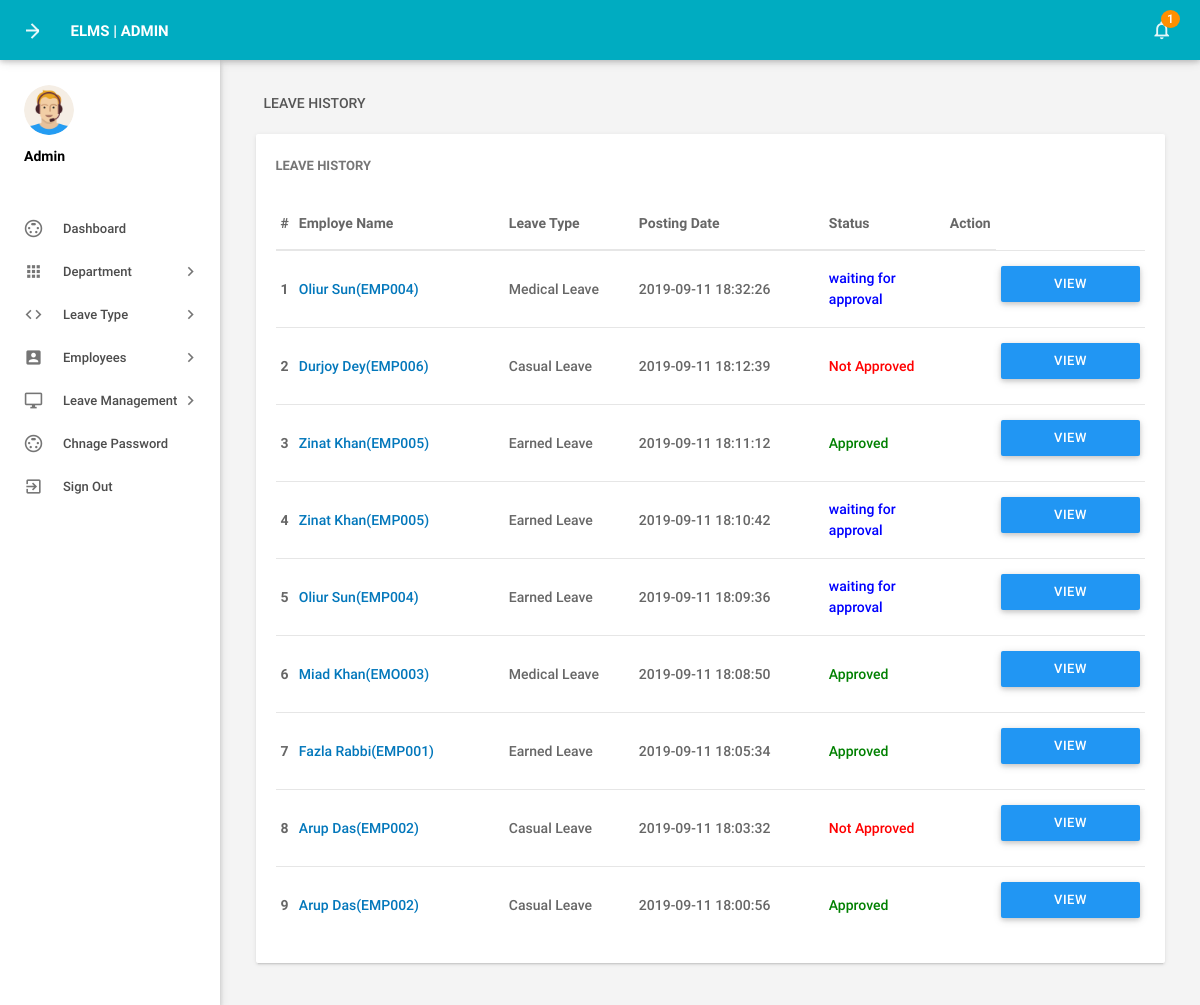
Screenshot of /elms/admin/leaves.php (signed in) with the database file from the repository.
### tables this page shows
CREATE TABLE `tblleaves` (
  `id` int(11) NOT NULL,
  `LeaveType` varchar(110) NOT NULL,
  `ToDate` varchar(120) NOT NULL,
  `FromDate` varchar(120) NOT NULL,
  `Description` mediumtext NOT NULL,
  `PostingDate` timestamp NOT NULL DEFAULT CURRENT_TIMESTAMP,
  `AdminRemark` mediumtext,
  `AdminRemarkDate` varchar(120) DEFAULT NULL,
  `Status` int(1) NOT NULL,
  `IsRead` int(1) NOT NULL,
  `empid` int(11) DEFAULT NULL
);

CREATE TABLE `tblemployees` (
  `id` int(11) NOT NULL,
  `EmpId` varchar(100) NOT NULL,
  `FirstName` varchar(150) NOT NULL,
  `LastName` varchar(150) NOT NULL,
  `EmailId` varchar(200) NOT NULL,
  `Password` varchar(180) NOT NULL,
  `Gender` varchar(100) NOT NULL,
  `Dob` varchar(100) NOT NULL,
  `Department` varchar(255) NOT NULL,
  `Address` varchar(255) NOT NULL,
  `City` varchar(200) NOT NULL,
  `Country` varchar(150) NOT NULL,
  `Phonenumber` char(11) NOT NULL,
  `Status` int(1) NOT NULL,
  `RegDate` timestamp NOT NULL DEFAULT CURRENT_TIMESTAMP
);

### elms/admin/leaves.php (the view, shortened to what this page needs)
<?php
include('includes/config.php');
if(strlen($_SESSION['alogin'])==0)
    {
header('location:index.php');
}
else{
 ?>
<!DOCTYPE html>
<html lang="en">
    <head>
        <link type="text/css" rel="stylesheet" href="../assets/plugins/materialize/css/materialize.min.css"/>
        <link href="../assets/plugins/material-preloader/css/materialPreloader.min.css" rel="stylesheet">
        <link href="../assets/plugins/datatables/css/jquery.dataTables.min.css" rel="stylesheet">
                <link href="../assets/plugins/google-code-prettify/prettify.css" rel="stylesheet" type="text/css"/>
        <link href="../assets/css/alpha.min.css" rel="stylesheet" type="text/css"/>
        <link href="../assets/css/custom.css" rel="stylesheet" type="text/css"/>
    </head>
    <body>
       <?php include('includes/header.php');?>
       <?php include('includes/sidebar.php');?>
            <main class="mn-inner">
                <div class="row">
                    <div class="col s12">
                        <div class="page-title">Leave History</div>
                    </div>
                    <div class="col s12 m12 l12">
                        <div class="card">
                            <div class="card-content">
                                <span class="card-title">Leave History</span>
                                <table id="example" class="display responsive-table ">
                                    <thead>
                                        <tr>
                                            <th>#</th>
                                            <th width="200">Employe Name</th>
                                            <th width="120">Leave Type</th>
                                             <th width="180">Posting Date</th>
                                            <th>Status</th>
                                            <th align="center">Action</th>
                                        </tr>
                                    </thead>
                                    <tbody>
<?php $sql = "SELECT tblleaves.id as lid,tblemployees.FirstName,tblemployees.LastName,tblemployees.EmpId,tblemployees.id,tblleaves.LeaveType,tblleaves.PostingDate,tblleaves.Status from tblleaves join tblemployees on tblleaves.empid=tblemployees.id order by lid desc";
$query = $dbh -> prepare($sql);
$query->execute();
$results=$query->fetchAll(PDO::FETCH_OBJ);
$cnt=1;
if($query->rowCount() > 0)
{
foreach($results as $result)
{
      ?>
                                        <tr>
                                            <td> <b><?php echo htmlentities($cnt);?></b></td>
                                              <td><a href="editemployee.php?empid=<?php echo htmlentities($result->id);?>" target="_blank"><?php echo htmlentities($result->FirstName." ".$result->LastName);?>(<?php echo htmlentities($result->EmpId);?>)</a></td>
                                            <td><?php echo htmlentities($result->LeaveType);?></td>
                                            <td><?php echo htmlentities($result->PostingDate);?></td>
                                                                       <td><?php $stats=$result->Status;
if($stats==1){
                                             ?>
                                                 <span style="color: green">Approved</span>
                                                 <?php } if($stats==2)  { ?>
                                                <span style="color: red">Not Approved</span>
                                                 <?php } if($stats==0)  { ?>
 <span style="color: blue">waiting for approval</span>
 <?php } ?>
                                             </td>
          <td>
           <td><a href="leave-details.php?leaveid=<?php echo htmlentities($result->lid);?>" class="waves-effect waves-light btn blue m-b-xs"  > View Details</a></td>
                                    </tr>
                                         <?php $cnt++;} }?>
                                    </tbody>
                                </table>
                            </div>
                        </div>
                    </div>
                </div>
            </main>
        </div>
        <div class="left-sidebar-hover"></div>
    </body>
</html>
<?php } ?>

### rows the page displays
tblleaves: tblemployees.FirstName+LastName "Oliur Sun", tblemployees.EmpId "EMP004", LeaveType "Medical Leave", PostingDate "2019-09-11 18:32:26", Status "waiting for approval"
tblleaves: tblemployees.FirstName+LastName "Durjoy Dey", tblemployees.EmpId "EMP006", LeaveType "Casual Leave", PostingDate "2019-09-11 18:12:39", Status "Not Approved"
tblleaves: tblemployees.FirstName+LastName "Zinat Khan", tblemployees.EmpId "EMP005", LeaveType "Earned Leave", PostingDate "2019-09-11 18:11:12", Status "Approved"
tblleaves: tblemployees.FirstName+LastName "Zinat Khan", tblemployees.EmpId "EMP005", LeaveType "Earned Leave", PostingDate "2019-09-11 18:10:42", Status "waiting for approval"
tblleaves: tblemployees.FirstName+LastName "Oliur Sun", tblemployees.EmpId "EMP004", LeaveType "Earned Leave", PostingDate "2019-09-11 18:09:36", Status "waiting for approval"
tblleaves: tblemployees.FirstName+LastName "Miad Khan", tblemployees.EmpId "EMO003", LeaveType "Medical Leave", PostingDate "2019-09-11 18:08:50", Status "Approved"
tblleaves: tblemployees.FirstName+LastName "Fazla Rabbi", tblemployees.EmpId "EMP001", LeaveType "Earned Leave", PostingDate "2019-09-11 18:05:34", Status "Approved"
tblleaves: tblemployees.FirstName+LastName "Arup Das", tblemployees.EmpId "EMP002", LeaveType "Casual Leave", PostingDate "2019-09-11 18:03:32", Status "Not Approved"
tblleaves: tblemployees.FirstName+LastName "Arup Das", tblemployees.EmpId "EMP002", LeaveType "Casual Leave", PostingDate "2019-09-11 18:00:56", Status "Approved"

### other values shown
$unreadcount "1"
